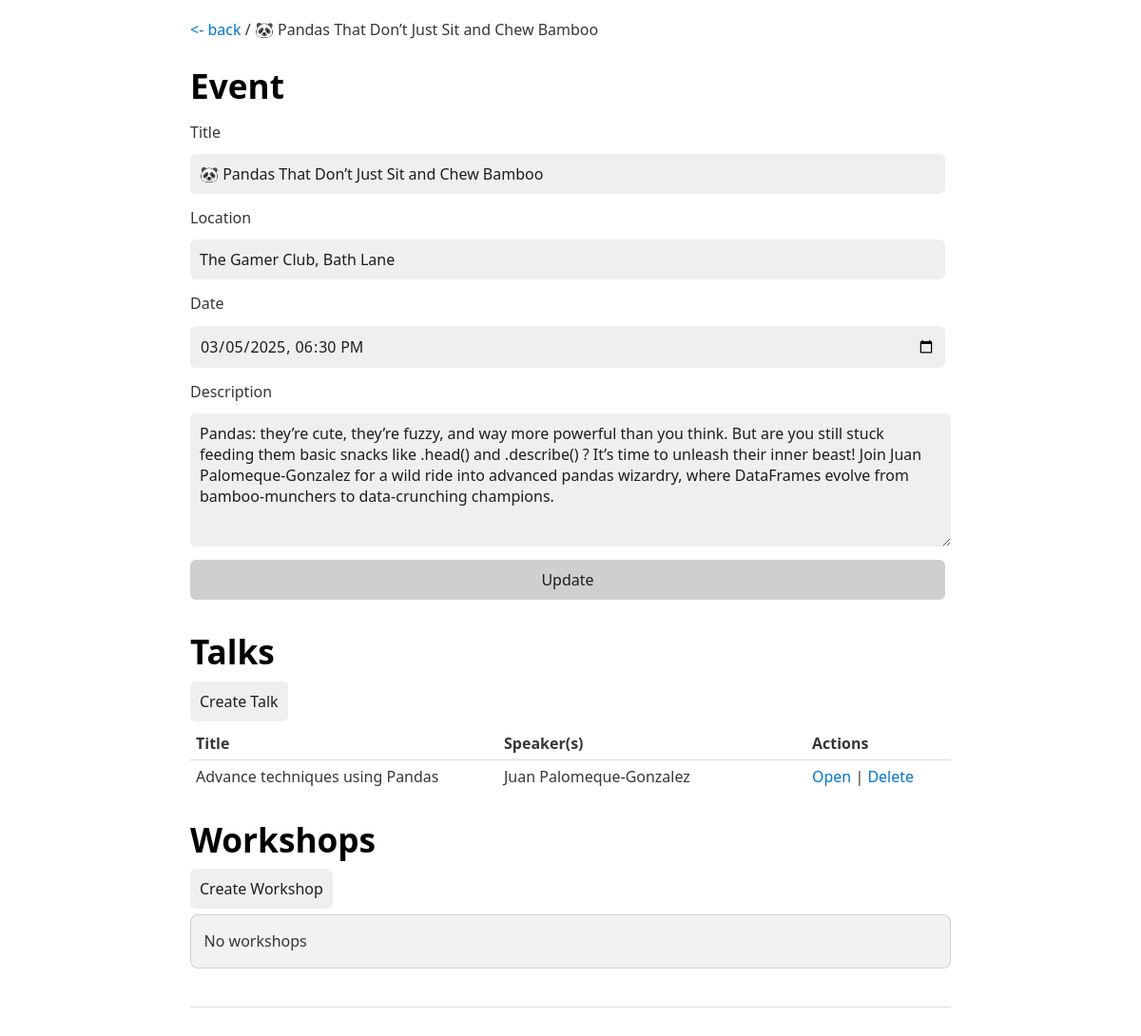
Screenshot of /event/2 with the database file from the repository.
### app/models/events.py (models this page shows, shortened)
class Events(db.Model):
    event_id = s.Column(s.Integer, primary_key=True)
    title = s.Column(s.String(255))
    description = s.Column(s.String)
    datetime = s.Column(s.DateTime)
    location = s.Column(s.String(255))
    rel_workshops = s.orm.relationship("Workshops")
    rel_talks = s.orm.relationship("Talks")
    @classmethod
    def get_by_id(cls, event_id):
        se_ = s.select(cls).where(cls.event_id == event_id)
        re_ = db.session.execute(se_).scalars().first()
        return re_

### app/models/talks.py (models this page shows, shortened)
class Talks(db.Model):
    talk_id = s.Column(s.Integer, primary_key=True)
    fk_event_id = s.Column(s.Integer, s.ForeignKey("events.event_id"))
    title = s.Column(s.String(255))
    description = s.Column(s.String(255))
    rel_talk_resources = s.orm.relationship("TalkResources")
    rel_talk_speakers = s.orm.relationship("TalkSpeakers")

### app/__init__.py (the view)
    @app.get("/event/<int:event_id>")
    def event(event_id: int):
        event_ = Events.get_by_id(event_id)
        return render_template("event.html", event=event_)

### app/templates/event.html (shortened to what this page needs)
<!DOCTYPE html>
<html lang="en">
<head>
    {% include 'includes/head.html' %}
</head>
<body>
<header>
    <div class="top-link">
        <a href="{{ url_for('index') }}"><- back</a> /
        {{ event.title }}
    </div>
    <h1>Event</h1>
</header>
<main x-data="event_">
    <form action="{{ url_for('event_update', event_id=event.event_id) }}"
          method="post"
          class="form">
        <label for="title">Title</label>
        <input id="title" type="text" name="title" value="{{ event.title }}"/>
        <label for="location">Location</label>
        <input id="location" type="text" name="location" value="{{ event.location }}"/>
        <label for="date">Date</label>
        <input id="date" type="datetime-local" name="datetime"
               value="{% if event.datetime %}{{ event.datetime }}{% endif %}"/>
        <label for="description">Description</label>
        <textarea id="description" name="description">{{ event.description }}</textarea>
        <button type="submit">Update</button>
    </form>
    <h1>Talks</h1>
    <div class="top-link">
        <a class="a-button"
           href="{{ url_for('talk_create_get', event_id=event.event_id) }}">
            Create Talk
        </a>
    </div>
    {% if event.rel_talks %}
        <table>
            <thead>
            <tr>
                <th>Title</th>
                <th>Speaker(s)</th>
                <th style="width: 140px">Actions</th>
            </tr>
            </thead>
            <tbody>
            {% for talk in event.rel_talks %}
                <tr>
                    <td>{{ talk.title }}</td>
                    <td>
                        {{ talk.rel_talk_speakers|join(', ', attribute='name') }}
                    </td>
                    <td>
                        <a href="{{ url_for('talk', event_id=event.event_id, talk_id=talk.talk_id) }}">Open</a>
                        |
                        <a @click="set_delete_talk(
                        '{{ url_for("talk_delete", event_id=event.event_id, talk_id=talk.talk_id) }}',
                        '{{ talk.title }}'
                        )">Delete</a>
                    </td>
                </tr>
            {% endfor %}
            </tbody>
        </table>
    {% else %}
        <div class="box">
            <p>No Talks</p>
        </div>
    {% endif %}
    <h1>Workshops</h1>
    <div class="top-link">
        <a class="a-button"
           href="{{ url_for('workshop_create_get', event_id=event.event_id) }}">
            Create Workshop
        </a>
    </div>
    {% if event.rel_workshops %}
        <table>
            <thead>
            <tr>
                <th>Title</th>
                <th>host(s)</th>
                <th style="width: 140px">Actions</th>
            </tr>
            </thead>
            <tbody>
            {% for workshop in event.rel_workshops %}
                <tr>
                    <td>{{ workshop.title }}</td>
                    <td>
                        {{ workshop.rel_workshop_hosts|join(', ', attribute='name') }}
                    </td>
                    <td>
                        <a href="{{ url_for('workshop', event_id=event.event_id, workshop_id=workshop.workshop_id) }}">Open</a>
                        |
                        <a @click="set_delete_workshop(
                        '{{ url_for("workshop_delete", event_id=event.event_id, workshop_id=workshop.workshop_id) }}',
                        '{{ workshop.title }}'
                        )">Delete</a>
                    </td>
                </tr>
            {% endfor %}
            </tbody>
        </table>
    {% else %}
        <div class="box">
            <p>No workshops</p>
        </div>
    {% endif %}
</main>
<footer>
</footer>
</body>
</html>

### app/static/style.css (style rules this page uses)
.form { display: flex; width: 100%; flex-direction: column; gap: .50rem; }
.top-link { margin-top: 1rem; margin-bottom: 1rem; }
.box { padding: 0 0.85rem; background-color: rgba(0, 0, 0, .05); border-radius: 0.5rem; border: 1px solid rgba(0, 0, 0, .15); }
.a-button { transition: background-color var(--animation-duration) linear, border-color var(--animation-duration) linear, color var(--animation-duration) linear, box-shadow var(--animation-duration) linear, transform var(--animation-duration) ease }
.a-button { text-align: center; color: var(--form-text); background-color: var(--background); font-family: inherit; font-size: inherit; margin-right: 6px; margin-bottom: 6px; padding: 10px; border: none; border-radius: 6px; outline: none; text-decoration: none; }

### rows the page displays
Events: title "🐼 Pandas That Don’t Just Sit and Chew Bamboo", location "The Gamer Club, Bath Lane", datetime "03/05/2025 18:30", description "Pandas: they’re cute, they’re fuzzy, and way more powerful than you think. But are you still stuck feeding them basic snacks like .head() and .describe() ? It’s time to unleash their inner beast! Join Juan Palomeque-Gonzalez for a wild ride into advanced pandas wizardry, where DataFrames evolve from bamboo-munchers to data-crunching champions."
Talks: title "Advance techniques using Pandas", rel_talk_speakers "Juan Palomeque-Gonzalez"
